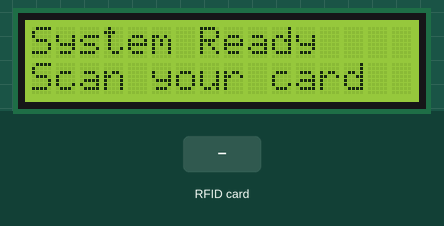
This sketch was run on a simulated Arduino Uno, built with avr-gcc and run on an emulated ATmega328P. Parts: 16×2 character LCD. The inputs (shaded band) are chosen by the test bench. What the sketch prints to the serial monitor is not drawn.

Above: at 1.3 s.
1.4 s: RFID card 5E 7A 19 C4 held to the reader
At 2.8 s:
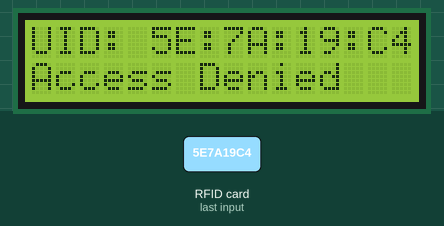
Timing chart, 0 to 4.4 s (numbered marks = the images above; inputs shaded):
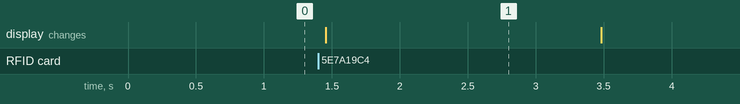

Measured:
- after the input at 1.4 s, the display: changes after 0.05 s (image 1)
- what the display in image 1 shows lasts 2.0 s, from 1.5 s to 3.5 s

The sketch:

arduino_lcd_rfid.ino
```cpp
#include <SPI.h>
#include <MFRC522.h>
#include <LiquidCrystal_I2C.h>

#define RST_PIN 9
#define SS_PIN 10

// Master card UID
byte masterCard[4] = {99, 25, 206, 18}; // Replace with your master card UID
byte readCard[4];

// Create MFRC522 instance
MFRC522 mfrc522(SS_PIN, RST_PIN);
// Initialize LCD
LiquidCrystal_I2C lcd(0x27, 16, 2);

void setup() {
  Serial.begin(9600); // Initialize serial communication
  SPI.begin();        // Initialize SPI bus
  mfrc522.PCD_Init(); // Initialize RFID reader

  lcd.init();
  lcd.backlight();
  lcd.setCursor(0, 0);
  lcd.print("System Ready");
  lcd.setCursor(0, 1);
  lcd.print("Scan your card");
  Serial.println("System Ready");
}

void loop() {
  if (!mfrc522.PICC_IsNewCardPresent() || !mfrc522.PICC_ReadCardSerial()) {
    return;
  }

  // Read the card UID
  lcd.clear();
  lcd.setCursor(0, 0);
  lcd.print("UID: ");
  Serial.print("Scanned UID: ");
  for (byte i = 0; i < 4; i++) {
    readCard[i] = mfrc522.uid.uidByte[i];
    Serial.print(readCard[i], HEX);
    lcd.print(readCard[i], HEX);
    if (i < 3) {
      Serial.print(":");
      lcd.print(":");
    }
  }
  Serial.println(); // Newline for clarity

  // Check access
  if (memcmp(readCard, masterCard, 4) == 0) {
    Serial.println("Access Granted: Master Card");
    lcd.setCursor(0, 1);
    lcd.print("Access Granted");
  } else {
    Serial.println("Access Denied");
    lcd.setCursor(0, 1);
    lcd.print("Access Denied");
  }

  delay(2000); // Allow the message to be read
  lcd.clear();
  lcd.setCursor(0, 0);
  lcd.print("System Ready");
  lcd.setCursor(0, 1);
  lcd.print("Scan your card");

  mfrc522.PICC_HaltA();
}
```
